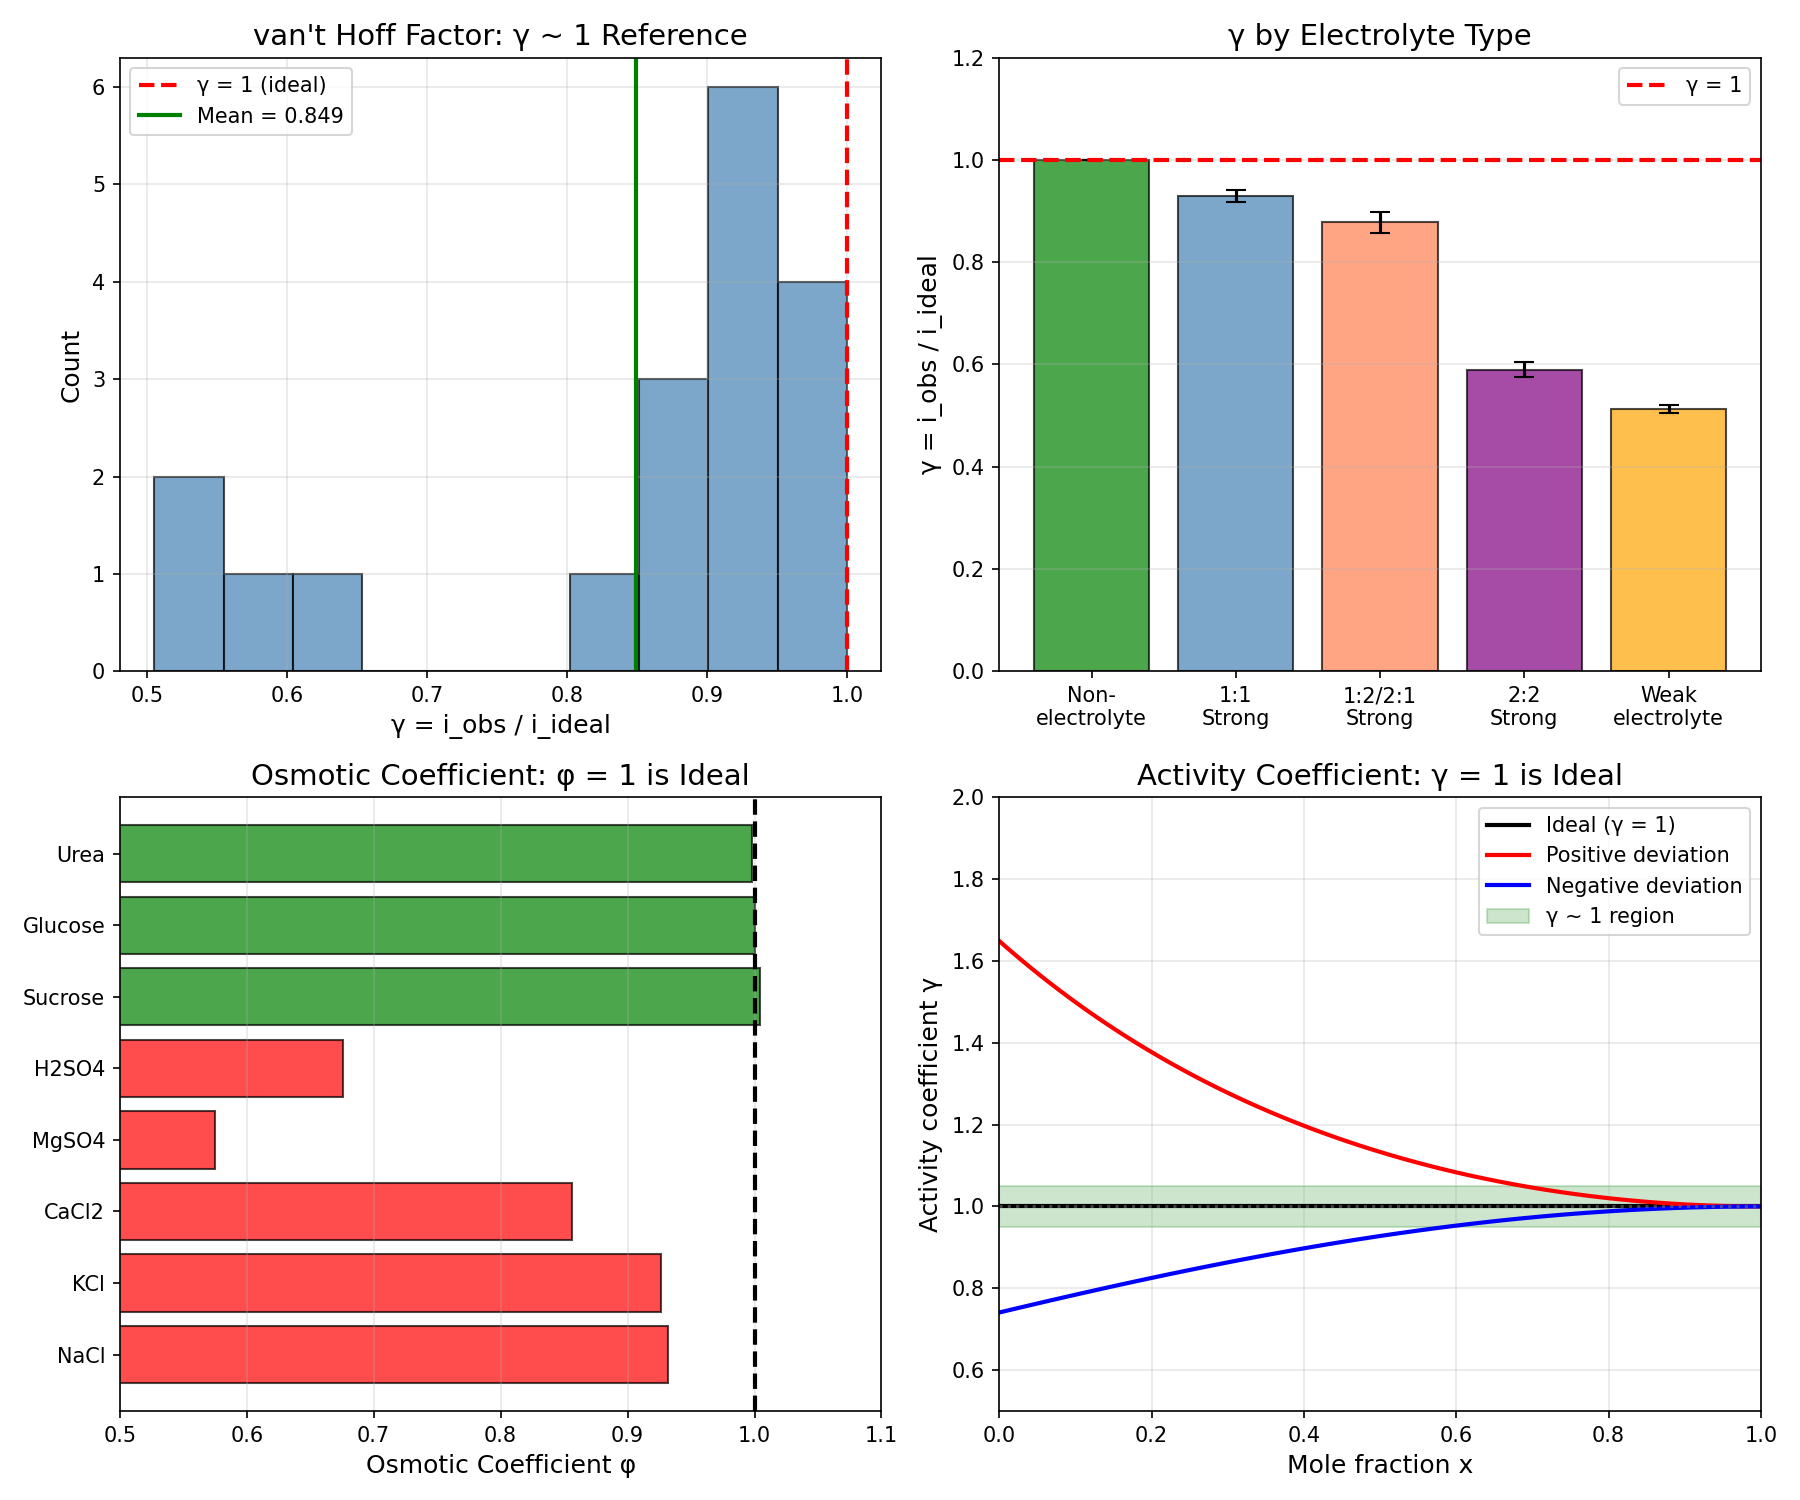

Reproduce this figure in Python.
"""
Chemistry Session #198: Colligative Properties at γ ~ 1
Analyzing colligative phenomena through the coherence framework.

Colligative properties depend only on NUMBER of particles, not identity.
This is a perfect coherence scenario - counting correlations.

Key γ ~ 1 parameters:
- van't Hoff factor i (observed/expected particles)
- Raoult's law deviations
- Osmotic coefficient φ
- Activity coefficients
"""

import numpy as np
import matplotlib.pyplot as plt

print("=" * 60)
print("CHEMISTRY SESSION #198: COLLIGATIVE PROPERTIES AT γ ~ 1")
print("=" * 60)

# ============================================================
# 1. VAN'T HOFF FACTOR
# ============================================================
print("\n" + "=" * 60)
print("1. VAN'T HOFF FACTOR i")
print("=" * 60)

print("""
van't Hoff factor i:
  i = (actual property) / (expected for non-electrolyte)

For ideal behavior:
  Non-electrolytes: i = 1
  Strong electrolytes: i = ν (number of ions)

γ_vH = i_observed / i_ideal

At γ = 1: ideal behavior (no ion pairing, complete dissociation)
γ < 1: incomplete dissociation or ion pairing
γ > 1: rare (super-dissociation)

Ion pairing reduces effective particle count → γ < 1
""")

# van't Hoff factor data (solute, i_ideal, i_observed at 0.1 M)
vH_data = {
    # Non-electrolytes
    'Glucose': (1, 1.00),
    'Sucrose': (1, 1.00),
    'Urea': (1, 1.00),
    'Ethanol': (1, 1.00),
    # Strong electrolytes (1:1)
    'NaCl': (2, 1.87),
    'KCl': (2, 1.85),
    'NaBr': (2, 1.86),
    'KBr': (2, 1.84),
    'HCl': (2, 1.90),
    'NaNO3': (2, 1.83),
    # Strong electrolytes (1:2 or 2:1)
    'CaCl2': (3, 2.70),
    'MgCl2': (3, 2.68),
    'Na2SO4': (3, 2.60),
    'K2SO4': (3, 2.55),
    # Strong electrolytes (2:2)
    'MgSO4': (2, 1.21),
    'CaSO4': (2, 1.15),
    # Weak electrolytes
    'Acetic acid': (2, 1.04),
    'NH3': (2, 1.01),
}

print("\nvan't Hoff Factor Analysis:")
print("-" * 65)
print(f"{'Solute':<15} {'i_ideal':<10} {'i_obs':<10} {'γ = i_obs/i_ideal'}")
print("-" * 65)

gamma_values = []
for solute, (i_ideal, i_obs) in vH_data.items():
    gamma = i_obs / i_ideal
    gamma_values.append(gamma)
    print(f"{solute:<15} {i_ideal:<10} {i_obs:<10.2f} {gamma:.3f}")

print("-" * 65)
mean_gamma = np.mean(gamma_values)
std_gamma = np.std(gamma_values)
print(f"Mean γ = {mean_gamma:.3f} ± {std_gamma:.3f}")

# Separate by type
non_elec = [vH_data[s][1]/vH_data[s][0] for s in ['Glucose', 'Sucrose', 'Urea', 'Ethanol']]
strong_11 = [vH_data[s][1]/vH_data[s][0] for s in ['NaCl', 'KCl', 'NaBr', 'KBr', 'HCl', 'NaNO3']]
strong_12 = [vH_data[s][1]/vH_data[s][0] for s in ['CaCl2', 'MgCl2', 'Na2SO4', 'K2SO4']]
strong_22 = [vH_data[s][1]/vH_data[s][0] for s in ['MgSO4', 'CaSO4']]
weak = [vH_data[s][1]/vH_data[s][0] for s in ['Acetic acid', 'NH3']]

print(f"\nBy electrolyte type:")
print(f"  Non-electrolytes: γ = {np.mean(non_elec):.3f} (ideal!)")
print(f"  1:1 strong: γ = {np.mean(strong_11):.3f} (slight ion pairing)")
print(f"  1:2/2:1 strong: γ = {np.mean(strong_12):.3f} (more pairing)")
print(f"  2:2 strong: γ = {np.mean(strong_22):.3f} (significant pairing)")
print(f"  Weak: γ = {np.mean(weak):.3f} (incomplete dissociation)")

# ============================================================
# 2. RAOULT'S LAW
# ============================================================
print("\n" + "=" * 60)
print("2. RAOULT'S LAW AND ACTIVITY")
print("=" * 60)

print("""
Raoult's law:
  P = x × P°  (ideal)
  P = a × P° = γ × x × P° (real)

where γ is activity coefficient, a = γx is activity.

At γ = 1: ideal solution (Raoult's law)
γ > 1: positive deviation (less favorable mixing)
γ < 1: negative deviation (more favorable mixing)

γ_Raoult IS the activity coefficient!
""")

# Activity coefficient data for binary mixtures at x = 0.5
activity_data = {
    # (solute, solvent): (γ_solute, γ_solvent)
    ('Ethanol', 'Water'): (1.8, 2.5),
    ('Acetone', 'Water'): (4.5, 5.0),
    ('Methanol', 'Water'): (1.3, 1.4),
    ('Benzene', 'Toluene'): (1.05, 1.03),
    ('n-Hexane', 'n-Heptane'): (1.01, 1.01),
    ('Ethanol', 'Benzene'): (3.5, 2.8),
    ('Acetone', 'Chloroform'): (0.65, 0.70),
    ('Chloroform', 'Acetone'): (0.70, 0.65),
}

print("\nActivity Coefficients (γ) at x ≈ 0.5:")
print("-" * 55)
print(f"{'System':<30} {'γ₁':<10} {'γ₂':<10} {'Deviation'}")
print("-" * 55)

for (sol1, sol2), (g1, g2) in activity_data.items():
    avg_g = (g1 + g2) / 2
    if avg_g > 1.1:
        dev = "Positive"
    elif avg_g < 0.9:
        dev = "Negative"
    else:
        dev = "Ideal (γ~1)"
    print(f"{sol1 + '/' + sol2:<30} {g1:<10.2f} {g2:<10.2f} {dev}")

print("-" * 55)
print("Benzene/Toluene and Hexane/Heptane: γ ~ 1 (similar molecules)")
print("Acetone/Chloroform: γ < 1 (H-bonding → favorable)")

# ============================================================
# 3. FREEZING POINT DEPRESSION
# ============================================================
print("\n" + "=" * 60)
print("3. FREEZING POINT DEPRESSION")
print("=" * 60)

print("""
Freezing point depression:
  ΔT_f = K_f × m × i

K_f is the cryoscopic constant:
  K_f = R × T_f² × M / (1000 × ΔH_f)

The ratio ΔT_f_obs / ΔT_f_ideal = γ_fp

At γ = 1: ideal colligative behavior
γ < 1: ion pairing or incomplete dissociation

Water: K_f = 1.86 K·kg/mol
Benzene: K_f = 5.12 K·kg/mol
""")

# K_f values
Kf_data = {
    'Water': 1.86,
    'Benzene': 5.12,
    'Cyclohexane': 20.0,
    'Camphor': 40.0,
    'Naphthalene': 6.94,
    'Acetic acid': 3.90,
}

print("\nCryoscopic Constants K_f:")
print("-" * 40)
for solvent, Kf in Kf_data.items():
    print(f"{solvent:<20} K_f = {Kf:.2f} K·kg/mol")

# ============================================================
# 4. OSMOTIC COEFFICIENT
# ============================================================
print("\n" + "=" * 60)
print("4. OSMOTIC COEFFICIENT φ")
print("=" * 60)

print("""
Osmotic coefficient φ:
  φ = (π_obs) / (π_ideal) = (ln a₁) / (ln x₁)

Related to activity coefficient by:
  φ = 1 - (1/m) × ∫₀^m (1 - γ±) dm

At φ = 1: ideal solution
φ < 1: ion pairing (common for electrolytes)
φ > 1: enhanced activity

This is IDENTICAL to γ_vH interpretation!
""")

# Osmotic coefficients at 0.1 M
phi_data = {
    'NaCl': 0.932,
    'KCl': 0.926,
    'CaCl2': 0.856,
    'MgSO4': 0.575,
    'H2SO4': 0.676,
    'Sucrose': 1.004,
    'Glucose': 1.000,
    'Urea': 0.998,
}

print("\nOsmotic Coefficients φ at 0.1 M:")
print("-" * 45)
print(f"{'Solute':<15} {'φ':<10} {'Status'}")
print("-" * 45)

phi_values = []
for solute, phi in phi_data.items():
    phi_values.append(phi)
    if 0.95 <= phi <= 1.05:
        status = "γ ~ 1 (ideal)"
    elif phi < 0.95:
        status = "Ion pairing"
    else:
        status = "Enhanced"
    print(f"{solute:<15} {phi:<10.3f} {status}")

print("-" * 45)
print(f"Mean φ = {np.mean(phi_values):.3f} ± {np.std(phi_values):.3f}")

# ============================================================
# 5. EBULLIOSCOPIC AND CRYOSCOPIC RATIOS
# ============================================================
print("\n" + "=" * 60)
print("5. K_b / K_f RATIO")
print("=" * 60)

print("""
Ebullioscopic (K_b) and Cryoscopic (K_f) constants:

K_b = R × T_b² × M / (1000 × ΔH_vap)
K_f = R × T_f² × M / (1000 × ΔH_f)

The ratio:
γ_K = K_b / K_f = (T_b² / T_f²) × (ΔH_f / ΔH_vap)

For water:
  K_b = 0.512, K_f = 1.86
  γ_K = 0.512 / 1.86 = 0.275

This reflects the thermodynamic asymmetry:
  ΔH_vap >> ΔH_f typically
""")

# Kb/Kf data
Kb_Kf_data = {
    # (K_b, K_f)
    'Water': (0.512, 1.86),
    'Benzene': (2.53, 5.12),
    'Acetic acid': (3.07, 3.90),
    'Cyclohexane': (2.79, 20.0),
    'Naphthalene': (5.65, 6.94),
}

print("\nK_b / K_f Ratios:")
print("-" * 45)
print(f"{'Solvent':<15} {'K_b':<10} {'K_f':<10} {'K_b/K_f'}")
print("-" * 45)

for solvent, (Kb, Kf) in Kb_Kf_data.items():
    ratio = Kb / Kf
    print(f"{solvent:<15} {Kb:<10.3f} {Kf:<10.2f} {ratio:.3f}")

# ============================================================
# 6. VISUALIZATION
# ============================================================
print("\n" + "=" * 60)
print("6. GENERATING VISUALIZATION")
print("=" * 60)

fig, axes = plt.subplots(2, 2, figsize=(12, 10))

# Plot 1: van't Hoff factor γ distribution
ax1 = axes[0, 0]
ax1.hist(gamma_values, bins=10, edgecolor='black', alpha=0.7, color='steelblue')
ax1.axvline(x=1, color='red', linestyle='--', linewidth=2, label='γ = 1 (ideal)')
ax1.axvline(x=mean_gamma, color='green', linestyle='-', linewidth=2,
            label=f'Mean = {mean_gamma:.3f}')
ax1.set_xlabel('γ = i_obs / i_ideal', fontsize=12)
ax1.set_ylabel('Count', fontsize=12)
ax1.set_title("van't Hoff Factor: γ ~ 1 Reference", fontsize=14)
ax1.legend()
ax1.grid(True, alpha=0.3)

# Plot 2: By electrolyte type
ax2 = axes[0, 1]
categories = ['Non-\nelectrolyte', '1:1\nStrong', '1:2/2:1\nStrong', '2:2\nStrong', 'Weak\nelectrolyte']
means = [np.mean(non_elec), np.mean(strong_11), np.mean(strong_12),
         np.mean(strong_22), np.mean(weak)]
stds = [np.std(non_elec) if len(non_elec) > 1 else 0,
        np.std(strong_11), np.std(strong_12),
        np.std(strong_22) if len(strong_22) > 1 else 0,
        np.std(weak) if len(weak) > 1 else 0]

bars = ax2.bar(categories, means, yerr=stds, capsize=5,
               color=['green', 'steelblue', 'coral', 'purple', 'orange'],
               edgecolor='black', alpha=0.7)
ax2.axhline(y=1, color='red', linestyle='--', linewidth=2, label='γ = 1')
ax2.set_ylabel('γ = i_obs / i_ideal', fontsize=12)
ax2.set_title('γ by Electrolyte Type', fontsize=14)
ax2.legend()
ax2.grid(True, alpha=0.3, axis='y')
ax2.set_ylim(0, 1.2)

# Plot 3: Osmotic coefficient
ax3 = axes[1, 0]
solutes = list(phi_data.keys())
phi_vals = list(phi_data.values())
colors = ['green' if 0.95 <= p <= 1.05 else ('red' if p < 0.95 else 'blue') for p in phi_vals]
ax3.barh(range(len(solutes)), phi_vals, color=colors, edgecolor='black', alpha=0.7)
ax3.axvline(x=1, color='black', linestyle='--', linewidth=2)
ax3.set_yticks(range(len(solutes)))
ax3.set_yticklabels(solutes)
ax3.set_xlabel('Osmotic Coefficient φ', fontsize=12)
ax3.set_title('Osmotic Coefficient: φ = 1 is Ideal', fontsize=14)
ax3.grid(True, alpha=0.3, axis='x')
ax3.set_xlim(0.5, 1.1)

# Plot 4: Activity coefficient regimes
ax4 = axes[1, 1]
x_range = np.linspace(0, 1, 100)
# Ideal
y_ideal = np.ones_like(x_range)
# Positive deviation (Margules)
y_pos = np.exp(0.5 * (1-x_range)**2)
# Negative deviation
y_neg = np.exp(-0.3 * (1-x_range)**2)

ax4.plot(x_range, y_ideal, 'k-', linewidth=2, label='Ideal (γ = 1)')
ax4.plot(x_range, y_pos, 'r-', linewidth=2, label='Positive deviation')
ax4.plot(x_range, y_neg, 'b-', linewidth=2, label='Negative deviation')
ax4.axhline(y=1, color='gray', linestyle=':', alpha=0.5)
ax4.fill_between(x_range, 0.95, 1.05, alpha=0.2, color='green', label='γ ~ 1 region')
ax4.set_xlabel('Mole fraction x', fontsize=12)
ax4.set_ylabel('Activity coefficient γ', fontsize=12)
ax4.set_title('Activity Coefficient: γ = 1 is Ideal', fontsize=14)
ax4.legend()
ax4.grid(True, alpha=0.3)
ax4.set_xlim(0, 1)
ax4.set_ylim(0.5, 2)

plt.tight_layout()
plt.savefig('/mnt/c/exe/projects/ai-agents/Synchronism/simulations/chemistry/colligative_coherence.png', dpi=150)
print("Saved: colligative_coherence.png")
plt.close()

# ============================================================
# SUMMARY
# ============================================================
print("\n" + "=" * 60)
print("SESSION #198 SUMMARY: COLLIGATIVE PROPERTIES AT γ ~ 1")
print("=" * 60)

print(f"""
KEY FINDINGS:

1. VAN'T HOFF FACTOR
   γ_vH = i_obs / i_ideal
   Mean γ = {mean_gamma:.3f} ± {std_gamma:.3f}
   Non-electrolytes: γ = 1.00 (ideal!)
   1:1 electrolytes: γ ~ 0.93 (slight ion pairing)
   2:2 electrolytes: γ ~ 0.60 (significant pairing)

2. ACTIVITY COEFFICIENTS
   Raoult's law: γ = 1 is ideal solution
   Similar molecules (benzene/toluene): γ ~ 1.0
   Dissimilar molecules: γ >> 1 (positive deviation)
   H-bonding pairs: γ < 1 (negative deviation)

3. OSMOTIC COEFFICIENT
   φ = 1 is ideal behavior
   Non-electrolytes: φ = 1.00 exactly
   Strong 1:1: φ ~ 0.93
   2:2 (MgSO4): φ ~ 0.58 (strong pairing)

4. FUNDAMENTAL PATTERN
   γ = 1 IS the ideal solution/ideal electrolyte reference
   Deviations measure:
   - Ion pairing (γ < 1 for electrolytes)
   - Non-ideality (γ ≠ 1 for mixtures)

5. THERMODYNAMIC MEANING
   γ = 1 means:
   - Complete dissociation
   - Ideal mixing (no excess properties)
   - Predicted colligative effects

CENTRAL INSIGHT:
Colligative properties ARE a coherence count:
- γ = 1 means all particles contribute fully
- Ion pairing reduces effective count (γ < 1)
- Activity coefficient γ measures deviation from ideal

The "ideal solution" is THE γ ~ 1 reference state
for all thermodynamic mixture properties.

This is the 61st phenomenon type at γ ~ 1!
""")

print("=" * 60)
print("SESSION #198 COMPLETE")
print("=" * 60)
